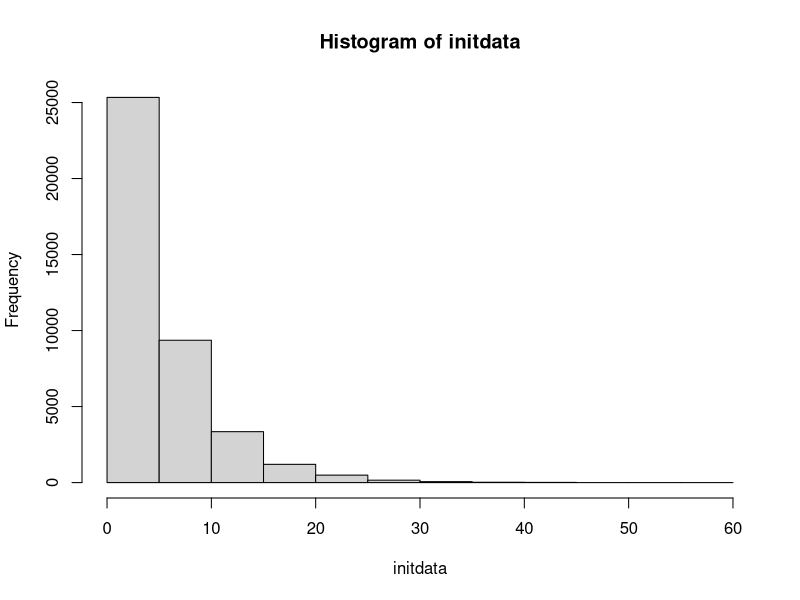
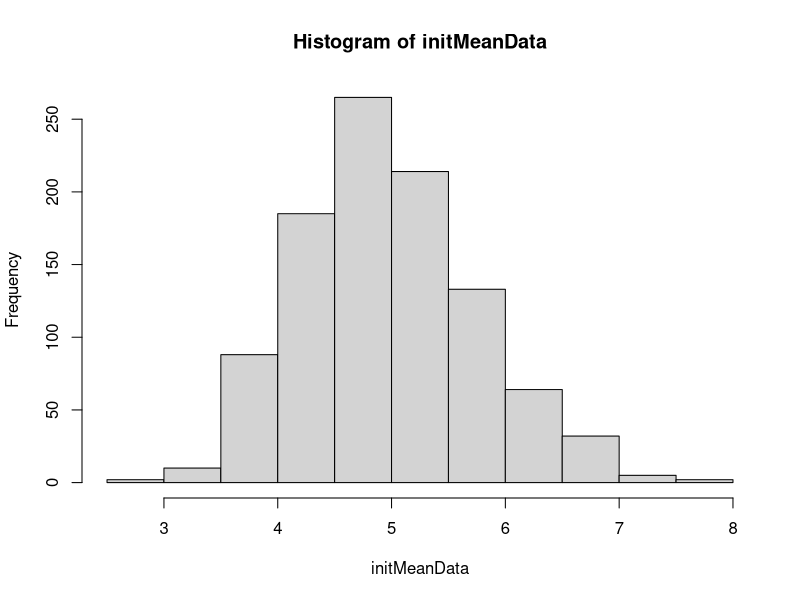

These figures' R source, in order:
## ---- chunk 1
set.seed(1024)
lambda_class_1 <- .2
initdata <- replicate(1000,rexp(40,lambda_class_1))
initMeanData <- replicate(1000,{mean(rexp(40,lambda_class_1))})
## ---- chunk 2
hist(initdata)
## ---- chunk 3
hist(initMeanData)
mean(initMeanData)
